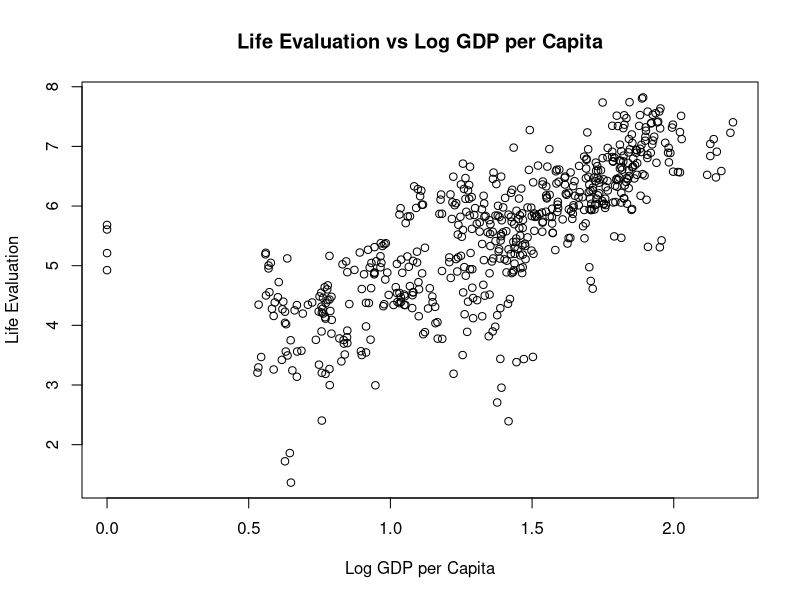
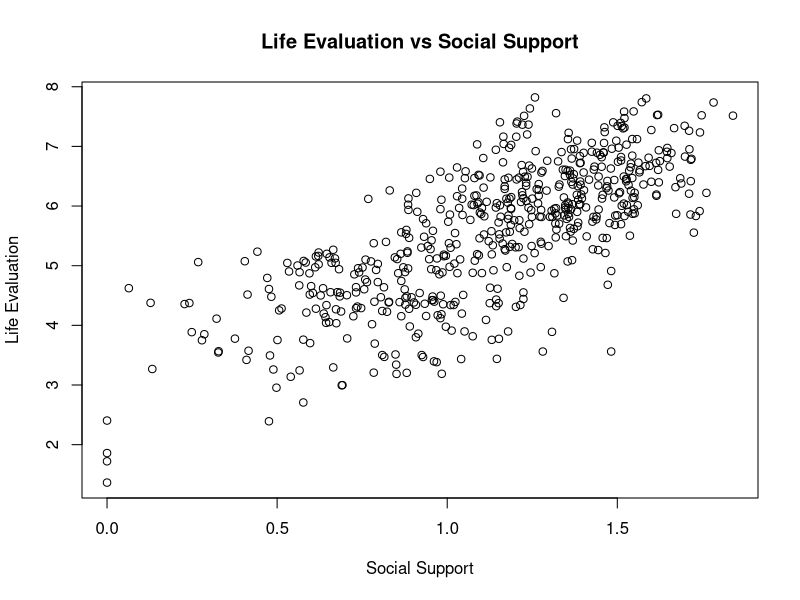
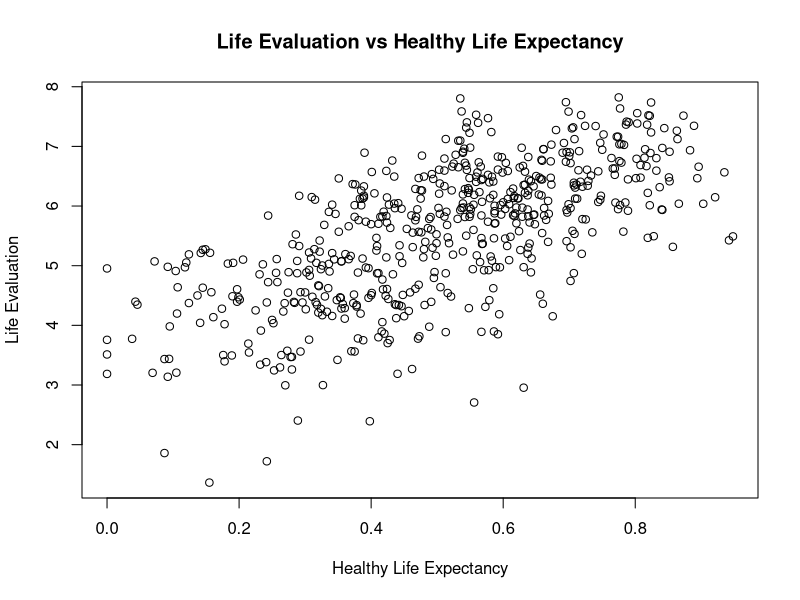
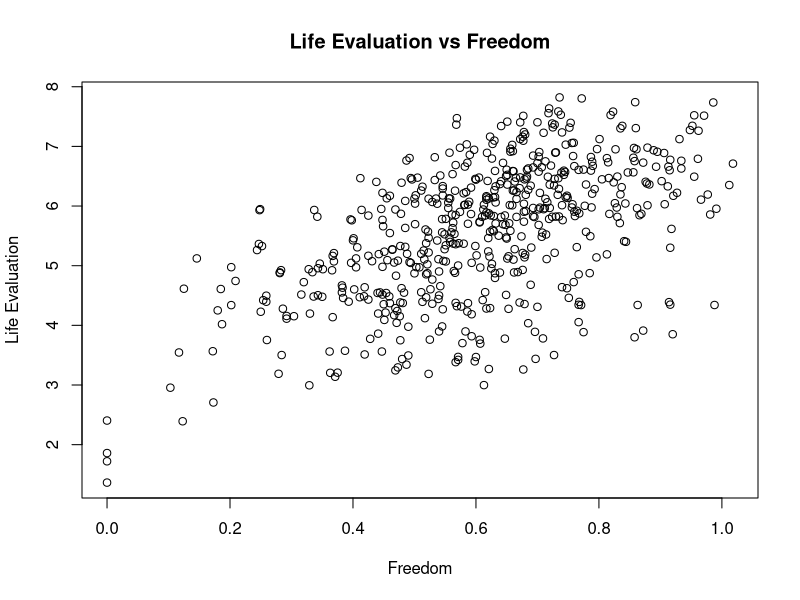
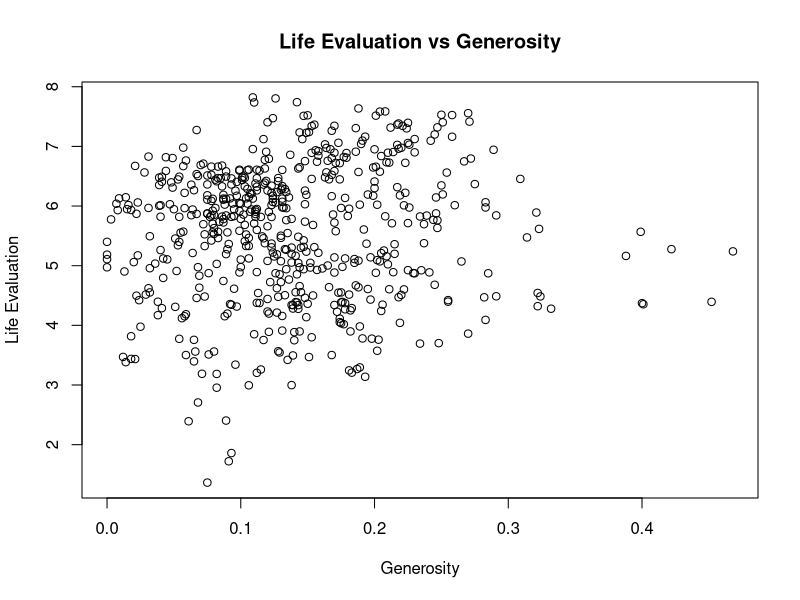
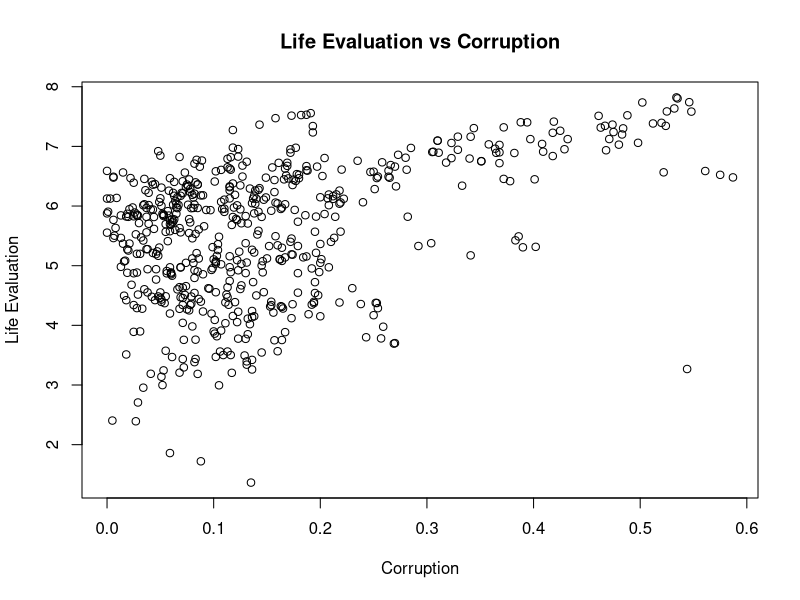

Write the R code that produced these figures, in order.
## ---- chunk 1
knitr::opts_chunk$set(echo = TRUE)
## ---- chunk 2
# libraries
library(readxl)
library(dplyr)
## ---- chunk 3
# load excel file
df <- read_excel("WHR25_Data_Figure_2.1v3 (1).xlsx")
head(df)
## ---- chunk 4
# rename variables
df <- df %>%
  rename(
    country = "Country name",
    life_eval = "Life evaluation (3-year average)",
    log_gdp = "Explained by: Log GDP per capita",
    social_support = "Explained by: Social support",
    healthy_life = "Explained by: Healthy life expectancy",
    freedom = "Explained by: Freedom to make life choices",
    generosity = "Explained by: Generosity",
    corruption = "Explained by: Perceptions of corruption"
  )
## ---- chunk 5
# filter for years 2021 - 2024
df <- df %>%
  filter(Year >= 2021, Year <= 2024) %>%
  
  # select only variables used for analysis
  select(Year, country, life_eval, log_gdp, social_support,
         healthy_life, freedom, generosity, corruption)
## ---- chunk 6
# remove NA values
df <- na.omit(df)
head(df)
## ---- chunk 7
summary(df)
## ---- chunk 8
# scatter plot of life_eval and log_gdp
plot(df$log_gdp, df$life_eval,
     xlab = "Log GDP per Capita",
     ylab = "Life Evaluation",
     main = "Life Evaluation vs Log GDP per Capita")
## ---- chunk 9
# correlation coefficient of life evaluation and log gdp per capita
cor(df$life_eval, df$log_gdp)
## ---- chunk 10
# scatter plot of life_eval and social_support
plot(df$social_support, df$life_eval,
     xlab = "Social Support",
     ylab = "Life Evaluation",
     main = "Life Evaluation vs Social Support")
## ---- chunk 11
# correlation coefficient of life evaluation and social support
cor(df$life_eval, df$social_support)
## ---- chunk 12
# scatter plot of life_eval and healthy_life
plot(df$healthy_life, df$life_eval,
     xlab = "Healthy Life Expectancy",
     ylab = "Life Evaluation",
     main = "Life Evaluation vs Healthy Life Expectancy")
## ---- chunk 13
# correlation coefficient of life evaluation and healthy life
cor(df$life_eval, df$healthy_life)
## ---- chunk 14
# scatter plot of life_eval and freedom
plot(df$freedom, df$life_eval,
     xlab = "Freedom",
     ylab = "Life Evaluation",
     main = "Life Evaluation vs Freedom")
## ---- chunk 15
# correlation coefficient of life evaluation and freedom
cor(df$life_eval, df$freedom)
## ---- chunk 16
# scatter plot of life_eval and generosity 
plot(df$generosity, df$life_eval,
     xlab = "Generosity",
     ylab = "Life Evaluation",
     main = "Life Evaluation vs Generosity")
## ---- chunk 17
# correlation coefficient of life evaluation and generosity
cor(df$life_eval, df$generosity)
## ---- chunk 18
# scatter plot of life_eval and corruption
plot(df$corruption, df$life_eval,
     xlab = "Corruption",
     ylab = "Life Evaluation",
     main = "Life Evaluation vs Corruption")
## ---- chunk 19
# correlation coefficient of life evaluation and corruption
cor(df$life_eval, df$corruption)
## ---- chunk 20
# multiple linear regression
fit <- lm(life_eval ~ log_gdp + social_support + healthy_life + freedom + corruption, data = df)
summary(fit)
## ---- chunk 21
df
